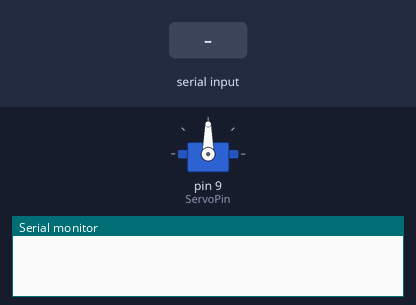
This sketch was run on a simulated Arduino Uno, built with avr-gcc and run on an emulated ATmega328P. Parts: servo, the last lines printed to the serial monitor. The inputs (shaded band) are chosen by the test bench.

Above: at 1.2 s.
1.3 s: "1" received over the second serial link
At 1.45 s:
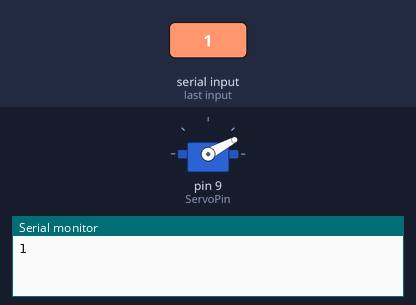
At 2.8 s:
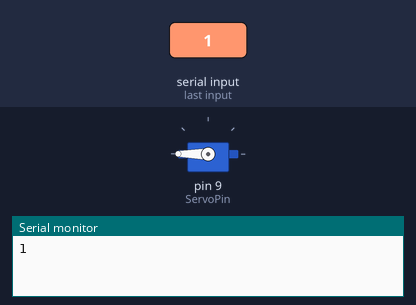
Timing chart, 0 to 4.3 s (numbered marks = the images above; inputs shaded):
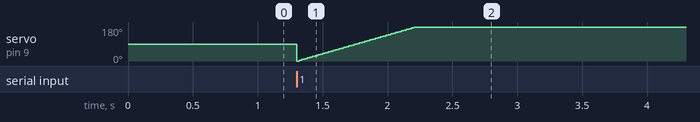

The sketch:

Servo.ino
```cpp
/*
 - Servo:
      + Dây đỏ VCC
      + Dây nâu GND
      + Dây cam Pin9
 */
#include <SoftwareSerial.h>
SoftwareSerial BTSerial(10, 11);//TX?RX
#include <Servo.h>

Servo myservo;

const int ServoPin = 9;
void setup()
{
  Serial.begin(9600);
  BTSerial.begin(9600);
  myservo.attach(ServoPin);
}
int pos = 0;
void loop()
{
   if (BTSerial.available())
   {
    //đọc  giá trị  truyền
    char input = BTSerial.read();
    Serial.write(input);
    if (input == '1')
    {
       for (pos = 0; pos <= 180; pos += 2) {
        myservo.write(pos);
        delay(10);
    }
//     for (pos = 180; pos >= 0; pos -= 2) {
//        myservo.write(pos);
//        delay(15);
//      }
    }
    if (input == '0')
    {
    }

   }
}
```
